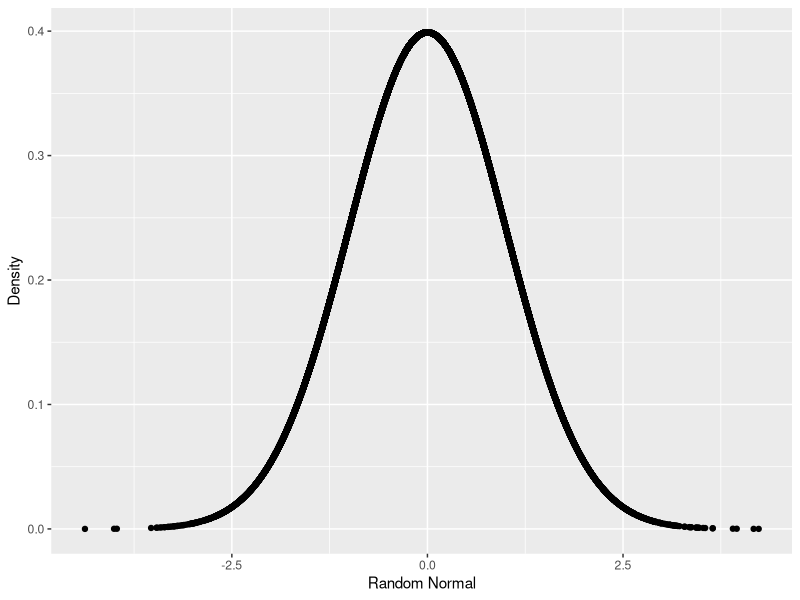

Write the R code that produced this figure.
##### Since R is statistical programming language, it
#has all the prob and stats goodness built in


#Get draws from normal
rnorm(10)
rnorm(10,mean=100,sd=20)

#Find prob density of norm
dnorm(c(-1,0,1))

#Use pnorm to get CDF probability
pnorm(c(-1,0,1))

#Plot 3000 points for fun
randNorm <- rnorm(30000)
randDensity <- dnorm(randNorm)
library(ggplot2)
ggplot(data.frame(x=randNorm,y=randDensity)) +
  aes(x=x,y=y) +
  geom_point() +
  labs(x="Random Normal",y='Density')


#qnorm gives inverse CDF 
qnorm(c(.1,.5,.9))


#Other distributions follow similar structure,
# rdist for random draws
# ddist for density
# pdist for CDF probability
# qdist for inverse CDF

#we have rbinom, rpois, 

#binomial
rbinom(n=1,size=10,prob=.4)
